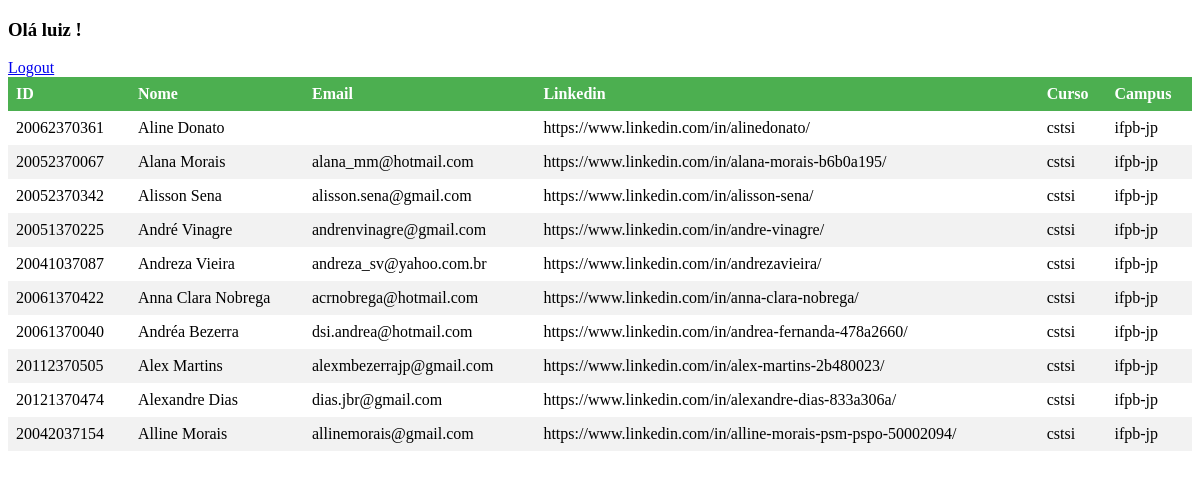
Page /src/home.php (signed in) on the committed database.
### tables this page shows
CREATE TABLE egresso (
  id varchar(30),
  nome varchar(30),
  email varchar(50),
  linkedin varchar(80),
  curso varchar(15),
  campus varchar(15)
);

### src/home.php (the view, shortened to what this page needs)
<?php
    $pdo = new PDO('mysql:host=mysql;dbname=egressos;port=3306','root','123');
    $sql = 'SELECT * FROM egresso';
    $result = $pdo->query($sql);
    $rows = $result->fetchAll(PDO::FETCH_ASSOC);
?>
<!DOCTYPE html>
<html lang="en">
<head>
  <link rel="stylesheet" href="home.css">
</head>
<body>
  <h3>Olá <?php echo $_SESSION['usuario'];?> !</h3>
  <a href="logout.php">Logout</a>
  <table>
    <thead>
      <tr>
        <th>ID</th>
        <th>Nome</th>
        <th>Email</th>
        <th>Linkedin</th>
        <th>Curso</th>
        <th>Campus</th>
      </tr>
    </thead>
    <tbody>
      <?php
        for($i = 0; $i < sizeof($rows); $i++){
          echo '<tr>';
          echo '<td>'. $rows[$i]['id'] . '</td>';
          echo '<td>'. $rows[$i]['nome'] . '</td>';
          echo '<td>'. $rows[$i]['email'] . '</td>';
          echo '<td>'. $rows[$i]['linkedin'] . '</td>';
          echo '<td>'. $rows[$i]['curso'] . '</td>';
          echo '<td>'. $rows[$i]['campus'] . '</td>';
          echo '</tr>';
        }
      ?>
    </tbody>
  </table>
</body>
</html>

### src/home.css (style rules this page uses)
table { border-collapse: collapse; width: 100%; }
th, td { text-align: left; padding: 8px; }
tr:nth-child(even) { background-color: #f2f2f2 }
th { background-color: #4CAF50; color: white; }

### rows in the picture
egresso: id "20062370361", nome "Aline Donato", linkedin "https://www.linkedin.com/in/alinedonato/", curso "cstsi", campus "ifpb-jp"
egresso: id "20052370067", nome "Alana Morais", email "alana_mm@hotmail.com", linkedin "https://www.linkedin.com/in/alana-morais-b6b0a195/", curso "cstsi", campus "ifpb-jp"
egresso: id "20052370342", nome "Alisson Sena", email "alisson.sena@gmail.com", linkedin "https://www.linkedin.com/in/alisson-sena/", curso "cstsi", campus "ifpb-jp"
egresso: id "20051370225", nome "André Vinagre", email "andrenvinagre@gmail.com", linkedin "https://www.linkedin.com/in/andre-vinagre/", curso "cstsi", campus "ifpb-jp"
egresso: id "20041037087", nome "Andreza Vieira", email "andreza_sv@yahoo.com.br", linkedin "https://www.linkedin.com/in/andrezavieira/", curso "cstsi", campus "ifpb-jp"
egresso: id "20061370422", nome "Anna Clara Nobrega", email "acrnobrega@hotmail.com", linkedin "https://www.linkedin.com/in/anna-clara-nobrega/", curso "cstsi", campus "ifpb-jp"
egresso: id "20061370040", nome "Andréa Bezerra", email "dsi.andrea@hotmail.com", linkedin "https://www.linkedin.com/in/andrea-fernanda-478a2660/", curso "cstsi", campus "ifpb-jp"
egresso: id "20112370505", nome "Alex Martins", email "alexmbezerrajp@gmail.com", linkedin "https://www.linkedin.com/in/alex-martins-2b480023/", curso "cstsi", campus "ifpb-jp"
egresso: id "20121370474", nome "Alexandre Dias", email "dias.jbr@gmail.com", linkedin "https://www.linkedin.com/in/alexandre-dias-833a306a/", curso "cstsi", campus "ifpb-jp"
egresso: id "20042037154", nome "Alline Morais", email "allinemorais@gmail.com", linkedin "https://www.linkedin.com/in/alline-morais-psm-pspo-50002094/", curso "cstsi", campus "ifpb-jp"

### other values in the picture
$_SESSION['usuario'] "luiz"
